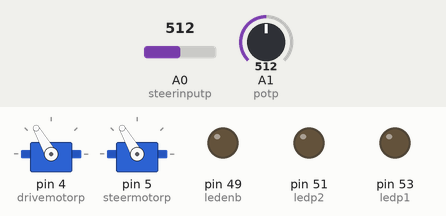
This sketch was run on a simulated Arduino Mega 2560, built with avr-gcc and run on an emulated ATmega2560. On the bench: 2 × servo, output pins drawn as LEDs (lit = HIGH). The test bench sets the inputs (shaded band); at power-on: A0 (steerinputp) = 512, A1 (potp) = 512. What the sketch prints to the serial monitor is not drawn.

Above: at 1.2 s.
1.3 s: A0 (steerinputp) set to 284
2.8 s: A0 (steerinputp) set to 263
At 3.6 s:
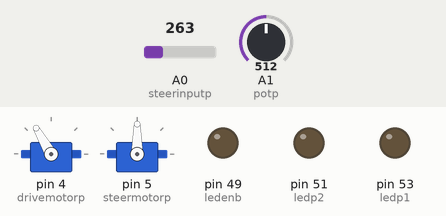
5.8 s: A1 (potp) set to 191
7.3 s: A1 (potp) set to 162
At 8.5 s:
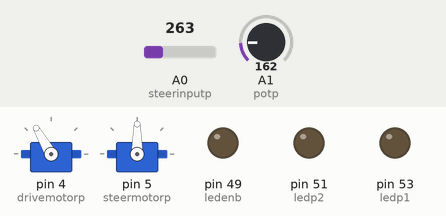
8.8 s: A1 (potp) set to 306
At 11.3 s:
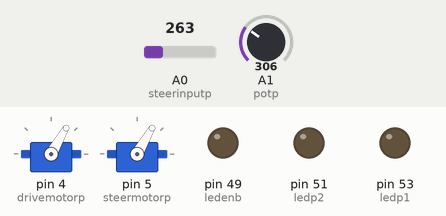
11.8 s: A0 (steerinputp) set to 306
At 13.0 s:
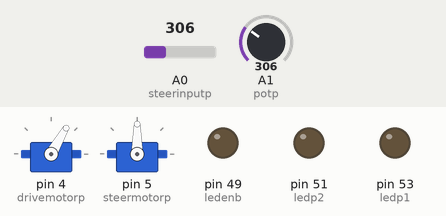
Timing chart, 0 to 28.8 s (numbered marks = the images above; inputs shaded):
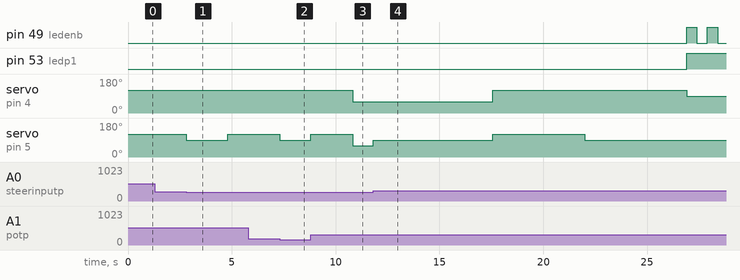

The sketch:

Bravo.ino
```cpp
#include <Servo.h>

// === SERVO OBJECTS ===
Servo driveservo;  // controls rear drive motor via ESC (90=stop, 120=forward, 60=reverse)
Servo steerservo;  // controls front steering servo (90=straight, 60=left, 120=right)

// === PIN DEFINITIONS ===
const byte drivemotorp = 4;   // PWM out → ESC
const byte steermotorp = 5;   // PWM out → steering servo
const byte steerinputp = A0;  // analog in ← steering encoder
const byte potp        = A1;  // analog in ← potentiometer (manual angle bias trim)
const byte ledp1       = 53;  // LED direction pin 1
const byte ledp2       = 51;  // LED direction pin 2
const byte ledenb      = 49;  // LED enable (PWM brightness)

// === SENSOR / CONTROL VARIABLES ===
int steerinput;         // encoder reading mapped to 0–180
int potinput;           // pot reading mapped and centered at 0
int servoCmd;           // final steering target (90 = straight)
int servoval   = 90;    // desired steering angle before pot offset is applied
int steercount = 0;     // (unused — reserved for future steering count logic)

// === STATE MACHINE ===
int state = 0;
unsigned long stateStartTime = 0;

void setup() {
  Serial.begin(9600);

  driveservo.attach(drivemotorp);
  steerservo.attach(steermotorp);

  // FIX: pinMode() was missing for all three LED pins.
  // Always call pinMode(pin, OUTPUT) before writing to a pin.
  pinMode(ledp1,  OUTPUT);
  pinMode(ledp2,  OUTPUT);
  pinMode(ledenb, OUTPUT);

  driveservo.write(90);  // start stopped
  steerservo.write(90);  // start straight

  stateStartTime = millis();
}

void loop() {
  // NOTE: unsigned long used here correctly — millis() overflows an int at ~32 seconds.
  unsigned long currentTime = millis();

  // === POT CORRECTION ===
  // Full left → potinput = -90, center → 0, full right → +90.
  potinput = map(analogRead(potp), 0, 1023, 0, 180);
  potinput = potinput - 90;  // center at 0
  servoCmd = servoval + potinput;

  // === STEERING FEEDBACK (closed-loop bang-bang) ===
  // Steering encoder range: 350 → 180 (descending) — correct for current hardware after rebuild.
  steerinput = map(analogRead(steerinputp), 350, 180, 0, 180);

  // NOTE: Same ±6/±8 overlap issue as Alpha.
  // Consider if / else if / else to make this unambiguous (see Delta.ino).
  if (steerinput > servoCmd + 6) {
    steerservo.write(60);   // steer left
  }
  if (steerinput < servoCmd - 6) {
    steerservo.write(120);  // steer right
  }
  if (steerinput >= servoCmd - 8 && steerinput <= servoCmd + 8) {
    steerservo.write(90);   // center (stop steering motor)
  }

  Serial.println(potinput);  // debug: current pot offset

  // === STATE MACHINE ===
  // Sequence: exit box → turn left → reverse → turn right back into box → final approach → stop
  switch (state) {

    case 0:  // Drive straight forward to exit box
      servoval = 90;
      driveservo.write(120);
      if (currentTime - stateStartTime > 4800) {  // tune: time to clear box exit
        state = 1;
        stateStartTime = currentTime;
      }
      break;

    case 1:  // Drive forward + turn left (until ~90 degrees from start)
      servoval = 160;  // left turn target
      driveservo.write(120);
      if (currentTime - stateStartTime > 6000) {  // tune: time to complete 90° turn
        state = 2;
        stateStartTime = currentTime;
      }
      break;

    case 2:  // Reverse to line up for re-entry
      servoval = 90;  // straighten while reversing
      driveservo.write(60);
      if (currentTime - stateStartTime > 6750) {  // tune: backup distance
        state = 3;
        stateStartTime = currentTime;
      }
      break;

    case 3:  // Drive forward + turn right back into box
      servoval = 170;  // right turn target
      driveservo.write(120);
      if (currentTime - stateStartTime > 4425) {  // tune: time to complete turn into box
        state = 4;
        stateStartTime = currentTime;
      }
      break;

    case 4:  // Final forward approach inside box
      // NOTE: named "STOP" in original but driveservo.write(120) = FORWARD.
      // Renamed to reflect actual behavior.
      driveservo.write(120);
      servoval = 91;  // nearly straight (slight right bias)
      if (currentTime - stateStartTime > 4900) {
        state = 5;
        stateStartTime = currentTime;
      }
      break;

    case 5:  // DONE — stop and blink LEDs
      driveservo.write(90);
      servoval = 90;
      // NOTE: delay() blocks the entire loop here.
      // Fine since robot is stopped — see soundtest.ino for a non-blocking alternative.
      analogWrite(ledenb, 255);
      digitalWrite(ledp1, HIGH);
      digitalWrite(ledp2, LOW);
      delay(500);
      analogWrite(ledenb, 0);
      delay(500);
      break;
  }
}
```

Measured:
- the behaviour switches between 273 and 272 on A0 (steerinputp) (found by bisection; images 0 and 1)
- after the input at 2.8 s, servo on pin 5 (steermotorp): 120° → 90° at once, → 120° 2.0 s later
- after the input at 7.3 s, servo on pin 5 (steermotorp): 120° → 90° at once
- after the input at 8.8 s, servo on pin 5 (steermotorp): 90° → 120° at once, → 60° 2.0 s later
